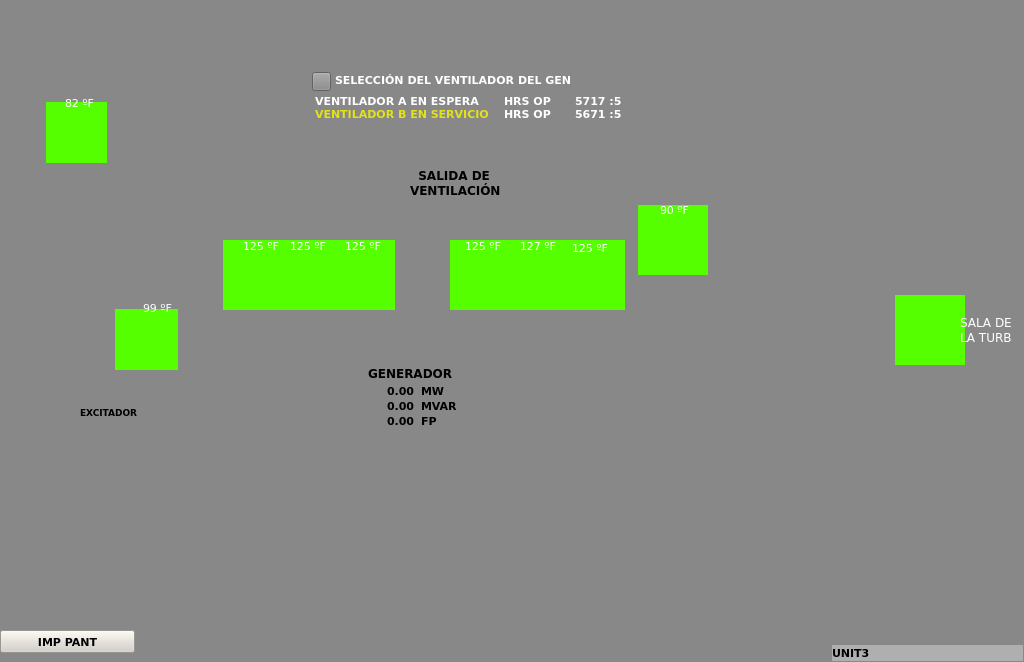
<?xml version="1.0" encoding="UTF-8"?>
<ui version="4.0">
 <class>B11</class>
 <widget class="QWidget" name="B11">
  <property name="geometry">
   <rect>
    <x>0</x>
    <y>0</y>
    <width>1024</width>
    <height>662</height>
   </rect>
  </property>
  <property name="minimumSize">
   <size>
    <width>1024</width>
    <height>662</height>
   </size>
  </property>
  <property name="maximumSize">
   <size>
    <width>1024</width>
    <height>662</height>
   </size>
  </property>
  <property name="windowTitle">
   <string>B11</string>
  </property>
  <property name="styleSheet">
   <string notr="true">background-color: rgb(136, 136, 136);</string>
  </property>
  <widget class="QLabel" name="lbIMGFondo">
   <property name="geometry">
    <rect>
     <x>0</x>
     <y>0</y>
     <width>1024</width>
     <height>662</height>
    </rect>
   </property>
   <property name="text">
    <string/>
   </property>
   <property name="scaledContents">
    <bool>false</bool>
   </property>
  </widget>
  <widget class="AWMultiObject" name="WAgitadorMOT_1">
   <property name="geometry">
    <rect>
     <x>705</x>
     <y>66</y>
     <width>61</width>
     <height>91</height>
    </rect>
   </property>
   <property name="ElementType">
    <enum>AWMultiObject::AGITADOR</enum>
   </property>
   <property name="OffColor">
    <enum>AWMultiObject::Green</enum>
   </property>
  </widget>
  <widget class="AWMultiObject" name="WAgitadorMOT_2">
   <property name="geometry">
    <rect>
     <x>775</x>
     <y>66</y>
     <width>61</width>
     <height>91</height>
    </rect>
   </property>
   <property name="ElementType">
    <enum>AWMultiObject::AGITADOR</enum>
   </property>
   <property name="OffColor">
    <enum>AWMultiObject::Green</enum>
   </property>
  </widget>
  <widget class="AWAnalogicLevel" name="WMarco">
   <property name="geometry">
    <rect>
     <x>305</x>
     <y>70</y>
     <width>331</width>
     <height>58</height>
    </rect>
   </property>
  </widget>
  <widget class="AInstrumentIndicator" name="WIndicatorTE_24">
   <property name="geometry">
    <rect>
     <x>325</x>
     <y>240</y>
     <width>70</width>
     <height>70</height>
    </rect>
   </property>
   <property name="styleSheet">
    <string notr="true">background-color: rgb(85, 255, 0);</string>
   </property>
   <property name="Value">
    <number>2</number>
   </property>
   <property name="Orientation">
    <enum>AWMultEstateWidget::Degree90</enum>
   </property>
   <property name="UpLabel" stdset="0">
    <string>TE</string>
   </property>
   <property name="DownLabel" stdset="0">
    <string>64 24</string>
   </property>
   <property name="LineAngle" stdset="0">
    <double>0.000000000000000</double>
   </property>
  </widget>
  <widget class="AInstrumentIndicator" name="WIndicatorTE_23">
   <property name="geometry">
    <rect>
     <x>450</x>
     <y>240</y>
     <width>70</width>
     <height>70</height>
    </rect>
   </property>
   <property name="styleSheet">
    <string notr="true">background-color: rgb(85, 255, 0);</string>
   </property>
   <property name="Value">
    <number>2</number>
   </property>
   <property name="Orientation">
    <enum>AWMultEstateWidget::Degree90</enum>
   </property>
   <property name="UpLabel" stdset="0">
    <string>TE</string>
   </property>
   <property name="DownLabel" stdset="0">
    <string>64 23</string>
   </property>
   <property name="LineAngle" stdset="0">
    <double>0.000000000000000</double>
   </property>
  </widget>
  <widget class="AInstrumentIndicator" name="WIndicatorTE_22">
   <property name="geometry">
    <rect>
     <x>500</x>
     <y>240</y>
     <width>70</width>
     <height>70</height>
    </rect>
   </property>
   <property name="styleSheet">
    <string notr="true">background-color: rgb(85, 255, 0);</string>
   </property>
   <property name="Value">
    <number>2</number>
   </property>
   <property name="Orientation">
    <enum>AWMultEstateWidget::Degree90</enum>
   </property>
   <property name="UpLabel" stdset="0">
    <string>TE</string>
   </property>
   <property name="DownLabel" stdset="0">
    <string>64 22</string>
   </property>
   <property name="LineAngle" stdset="0">
    <double>0.000000000000000</double>
   </property>
  </widget>
  <widget class="AInstrumentIndicator" name="WIndicatorTE_21">
   <property name="geometry">
    <rect>
     <x>555</x>
     <y>240</y>
     <width>70</width>
     <height>70</height>
    </rect>
   </property>
   <property name="styleSheet">
    <string notr="true">background-color: rgb(85, 255, 0);</string>
   </property>
   <property name="Value">
    <number>2</number>
   </property>
   <property name="Orientation">
    <enum>AWMultEstateWidget::Degree90</enum>
   </property>
   <property name="UpLabel" stdset="0">
    <string>TE</string>
   </property>
   <property name="DownLabel" stdset="0">
    <string>64 21</string>
   </property>
   <property name="LineAngle" stdset="0">
    <double>0.000000000000000</double>
   </property>
  </widget>
  <widget class="AInstrumentIndicator" name="WIndicatorTE_25">
   <property name="geometry">
    <rect>
     <x>274</x>
     <y>240</y>
     <width>70</width>
     <height>70</height>
    </rect>
   </property>
   <property name="styleSheet">
    <string notr="true">background-color: rgb(85, 255, 0);</string>
   </property>
   <property name="Value">
    <number>2</number>
   </property>
   <property name="Orientation">
    <enum>AWMultEstateWidget::Degree90</enum>
   </property>
   <property name="UpLabel" stdset="0">
    <string>TE</string>
   </property>
   <property name="DownLabel" stdset="0">
    <string>64 25</string>
   </property>
   <property name="LineAngle" stdset="0">
    <double>0.000000000000000</double>
   </property>
  </widget>
  <widget class="AInstrumentIndicator" name="WIndicatorTE_26">
   <property name="geometry">
    <rect>
     <x>223</x>
     <y>240</y>
     <width>70</width>
     <height>70</height>
    </rect>
   </property>
   <property name="styleSheet">
    <string notr="true">background-color: rgb(85, 255, 0);</string>
   </property>
   <property name="Value">
    <number>2</number>
   </property>
   <property name="Orientation">
    <enum>AWMultEstateWidget::Degree90</enum>
   </property>
   <property name="UpLabel" stdset="0">
    <string>TE</string>
   </property>
   <property name="DownLabel" stdset="0">
    <string>64 26</string>
   </property>
   <property name="LineAngle" stdset="0">
    <double>0.000000000000000</double>
   </property>
  </widget>
  <widget class="AInstrumentIndicator" name="WIndicatorTE_30">
   <property name="geometry">
    <rect>
     <x>638</x>
     <y>205</y>
     <width>70</width>
     <height>70</height>
    </rect>
   </property>
   <property name="styleSheet">
    <string notr="true">background-color: rgb(85, 255, 0);</string>
   </property>
   <property name="Value">
    <number>2</number>
   </property>
   <property name="Orientation">
    <enum>AWMultEstateWidget::Degree180</enum>
   </property>
   <property name="UpLabel" stdset="0">
    <string>TE</string>
   </property>
   <property name="DownLabel" stdset="0">
    <string>64 30</string>
   </property>
   <property name="LineAngle" stdset="0">
    <double>0.000000000000000</double>
   </property>
  </widget>
  <widget class="AInstrumentIndicator" name="WIndicadorMOT_13">
   <property name="geometry">
    <rect>
     <x>640</x>
     <y>75</y>
     <width>71</width>
     <height>61</height>
    </rect>
   </property>
   <property name="Value">
    <number>3</number>
   </property>
   <property name="UpLabel" stdset="0">
    <string>MOT</string>
   </property>
   <property name="DownLabel" stdset="0">
    <string>64 13</string>
   </property>
  </widget>
  <widget class="AInstrumentIndicator" name="WIndicadorMOT_16">
   <property name="geometry">
    <rect>
     <x>825</x>
     <y>74</y>
     <width>71</width>
     <height>61</height>
    </rect>
   </property>
   <property name="Value">
    <number>3</number>
   </property>
   <property name="Orientation">
    <enum>AWMultEstateWidget::Degree180</enum>
   </property>
   <property name="UpLabel" stdset="0">
    <string>MOT</string>
   </property>
   <property name="DownLabel" stdset="0">
    <string>64 16</string>
   </property>
  </widget>
  <widget class="AInstrumentIndicator" name="WIndicadorFSL_10">
   <property name="geometry">
    <rect>
     <x>825</x>
     <y>118</y>
     <width>71</width>
     <height>61</height>
    </rect>
   </property>
   <property name="Value">
    <number>2</number>
   </property>
   <property name="Orientation">
    <enum>AWMultEstateWidget::Degree180</enum>
   </property>
   <property name="UpLabel" stdset="0">
    <string>FSL</string>
   </property>
   <property name="DownLabel" stdset="0">
    <string>64 10</string>
   </property>
  </widget>
  <widget class="AInstrumentIndicator" name="WIndicadorFSL_09">
   <property name="geometry">
    <rect>
     <x>640</x>
     <y>118</y>
     <width>71</width>
     <height>61</height>
    </rect>
   </property>
   <property name="Value">
    <number>2</number>
   </property>
   <property name="Orientation">
    <enum>AWMultEstateWidget::Degree0</enum>
   </property>
   <property name="UpLabel" stdset="0">
    <string>FSL</string>
   </property>
   <property name="DownLabel" stdset="0">
    <string>6409</string>
   </property>
  </widget>
  <widget class="QPushButton" name="btnVenGEN">
   <property name="geometry">
    <rect>
     <x>312</x>
     <y>72</y>
     <width>19</width>
     <height>19</height>
    </rect>
   </property>
   <property name="text">
    <string/>
   </property>
  </widget>
  <widget class="QLabel" name="lbVenGEN">
   <property name="geometry">
    <rect>
     <x>335</x>
     <y>72</y>
     <width>270</width>
     <height>17</height>
    </rect>
   </property>
   <property name="font">
    <font>
     <family>Verdana</family>
     <pointsize>8</pointsize>
     <weight>75</weight>
     <bold>true</bold>
    </font>
   </property>
   <property name="styleSheet">
    <string notr="true">color: rgb(255, 255, 255);
background-color: rgba(255, 255, 255, 0);</string>
   </property>
   <property name="text">
    <string>&lt;!DOCTYPE HTML PUBLIC &quot;-//W3C//DTD HTML 4.0//EN&quot; &quot;http://www.w3.org/TR/REC-html40/strict.dtd&quot;&gt;
&lt;html&gt;&lt;head&gt;&lt;meta name=&quot;qrichtext&quot; content=&quot;1&quot; /&gt;&lt;style type=&quot;text/css&quot;&gt;
p, li { white-space: pre-wrap; }
&lt;/style&gt;&lt;/head&gt;&lt;body style=&quot; font-family:'Verdana'; font-size:8pt; font-weight:600; font-style:normal;&quot;&gt;
&lt;p style=&quot; margin-top:0px; margin-bottom:0px; margin-left:0px; margin-right:0px; -qt-block-indent:0; text-indent:0px;&quot;&gt;&lt;span style=&quot; color:#ffffff;&quot;&gt;SELECCIÓN DEL VENTILADOR DEL GEN&lt;/span&gt;&lt;/p&gt;&lt;/body&gt;&lt;/html&gt;</string>
   </property>
  </widget>
  <widget class="QLabel" name="lbVenESP_1">
   <property name="geometry">
    <rect>
     <x>315</x>
     <y>93</y>
     <width>175</width>
     <height>17</height>
    </rect>
   </property>
   <property name="font">
    <font>
     <family>Verdana</family>
     <pointsize>8</pointsize>
     <weight>75</weight>
     <bold>true</bold>
    </font>
   </property>
   <property name="styleSheet">
    <string notr="true">color: rgba(0, 0, 0, 0);
background-color: rgba(255, 255, 255, 0);</string>
   </property>
   <property name="text">
    <string>&lt;!DOCTYPE HTML PUBLIC &quot;-//W3C//DTD HTML 4.0//EN&quot; &quot;http://www.w3.org/TR/REC-html40/strict.dtd&quot;&gt;
&lt;html&gt;&lt;head&gt;&lt;meta name=&quot;qrichtext&quot; content=&quot;1&quot; /&gt;&lt;style type=&quot;text/css&quot;&gt;
p, li { white-space: pre-wrap; }
&lt;/style&gt;&lt;/head&gt;&lt;body style=&quot; font-family:'Verdana'; font-size:8pt; font-weight:600; font-style:normal;&quot;&gt;
&lt;p style=&quot; margin-top:0px; margin-bottom:0px; margin-left:0px; margin-right:0px; -qt-block-indent:0; text-indent:0px;&quot;&gt;&lt;span style=&quot; color:#ffffff;&quot;&gt;VENTILADOR A EN ESPERA&lt;/span&gt;&lt;/p&gt;&lt;/body&gt;&lt;/html&gt;</string>
   </property>
  </widget>
  <widget class="QLabel" name="lbVenSER_1">
   <property name="geometry">
    <rect>
     <x>315</x>
     <y>106</y>
     <width>181</width>
     <height>17</height>
    </rect>
   </property>
   <property name="font">
    <font>
     <family>Verdana</family>
     <pointsize>8</pointsize>
     <weight>75</weight>
     <bold>true</bold>
    </font>
   </property>
   <property name="styleSheet">
    <string notr="true">background-color: rgba(255, 255, 255, 0);</string>
   </property>
   <property name="text">
    <string>&lt;!DOCTYPE HTML PUBLIC &quot;-//W3C//DTD HTML 4.0//EN&quot; &quot;http://www.w3.org/TR/REC-html40/strict.dtd&quot;&gt;
&lt;html&gt;&lt;head&gt;&lt;meta name=&quot;qrichtext&quot; content=&quot;1&quot; /&gt;&lt;style type=&quot;text/css&quot;&gt;
p, li { white-space: pre-wrap; }
&lt;/style&gt;&lt;/head&gt;&lt;body style=&quot; font-family:'Verdana'; font-size:8pt; font-weight:600; font-style:normal;&quot;&gt;
&lt;p style=&quot; margin-top:0px; margin-bottom:0px; margin-left:0px; margin-right:0px; -qt-block-indent:0; text-indent:0px;&quot;&gt;&lt;span style=&quot; color:#e2e21a;&quot;&gt;VENTILADOR B EN SERVICIO&lt;/span&gt;&lt;/p&gt;&lt;/body&gt;&lt;/html&gt;</string>
   </property>
  </widget>
  <widget class="QLabel" name="lbVen_1">
   <property name="geometry">
    <rect>
     <x>504</x>
     <y>93</y>
     <width>50</width>
     <height>17</height>
    </rect>
   </property>
   <property name="font">
    <font>
     <family>Verdana</family>
     <pointsize>8</pointsize>
     <weight>75</weight>
     <bold>true</bold>
    </font>
   </property>
   <property name="styleSheet">
    <string notr="true">background-color: rgba(255, 255, 255, 0);</string>
   </property>
   <property name="text">
    <string>&lt;!DOCTYPE HTML PUBLIC &quot;-//W3C//DTD HTML 4.0//EN&quot; &quot;http://www.w3.org/TR/REC-html40/strict.dtd&quot;&gt;
&lt;html&gt;&lt;head&gt;&lt;meta name=&quot;qrichtext&quot; content=&quot;1&quot; /&gt;&lt;style type=&quot;text/css&quot;&gt;
p, li { white-space: pre-wrap; }
&lt;/style&gt;&lt;/head&gt;&lt;body style=&quot; font-family:'Verdana'; font-size:8pt; font-weight:600; font-style:normal;&quot;&gt;
&lt;p style=&quot; margin-top:0px; margin-bottom:0px; margin-left:0px; margin-right:0px; -qt-block-indent:0; text-indent:0px;&quot;&gt;&lt;span style=&quot; color:#ffffff;&quot;&gt;HRS OP&lt;/span&gt;&lt;/p&gt;&lt;/body&gt;&lt;/html&gt;</string>
   </property>
  </widget>
  <widget class="QLabel" name="lbSER_1">
   <property name="geometry">
    <rect>
     <x>504</x>
     <y>106</y>
     <width>50</width>
     <height>17</height>
    </rect>
   </property>
   <property name="font">
    <font>
     <family>Verdana</family>
     <pointsize>8</pointsize>
     <weight>75</weight>
     <bold>true</bold>
    </font>
   </property>
   <property name="styleSheet">
    <string notr="true">background-color: rgba(255, 255, 255, 0);</string>
   </property>
   <property name="text">
    <string>&lt;!DOCTYPE HTML PUBLIC &quot;-//W3C//DTD HTML 4.0//EN&quot; &quot;http://www.w3.org/TR/REC-html40/strict.dtd&quot;&gt;
&lt;html&gt;&lt;head&gt;&lt;meta name=&quot;qrichtext&quot; content=&quot;1&quot; /&gt;&lt;style type=&quot;text/css&quot;&gt;
p, li { white-space: pre-wrap; }
&lt;/style&gt;&lt;/head&gt;&lt;body style=&quot; font-family:'Verdana'; font-size:8pt; font-weight:600; font-style:normal;&quot;&gt;
&lt;p style=&quot; margin-top:0px; margin-bottom:0px; margin-left:0px; margin-right:0px; -qt-block-indent:0; text-indent:0px;&quot;&gt;&lt;span style=&quot; color:#ffffff;&quot;&gt;HRS OP&lt;/span&gt;&lt;/p&gt;&lt;/body&gt;&lt;/html&gt;</string>
   </property>
  </widget>
  <widget class="QLabel" name="lbVenU_2">
   <property name="geometry">
    <rect>
     <x>575</x>
     <y>93</y>
     <width>50</width>
     <height>17</height>
    </rect>
   </property>
   <property name="font">
    <font>
     <family>Verdana</family>
     <pointsize>8</pointsize>
     <weight>75</weight>
     <bold>true</bold>
    </font>
   </property>
   <property name="styleSheet">
    <string notr="true">background-color: rgba(255, 255, 255, 0);</string>
   </property>
   <property name="text">
    <string>&lt;!DOCTYPE HTML PUBLIC &quot;-//W3C//DTD HTML 4.0//EN&quot; &quot;http://www.w3.org/TR/REC-html40/strict.dtd&quot;&gt;
&lt;html&gt;&lt;head&gt;&lt;meta name=&quot;qrichtext&quot; content=&quot;1&quot; /&gt;&lt;style type=&quot;text/css&quot;&gt;
p, li { white-space: pre-wrap; }
&lt;/style&gt;&lt;/head&gt;&lt;body style=&quot; font-family:'Verdana'; font-size:8pt; font-weight:600; font-style:normal;&quot;&gt;
&lt;p style=&quot; margin-top:0px; margin-bottom:0px; margin-left:0px; margin-right:0px; -qt-block-indent:0; text-indent:0px;&quot;&gt;&lt;span style=&quot; color:#ffffff;&quot;&gt;5717 :5&lt;/span&gt;&lt;/p&gt;&lt;/body&gt;&lt;/html&gt;</string>
   </property>
  </widget>
  <widget class="QLabel" name="lbSERU_1">
   <property name="geometry">
    <rect>
     <x>575</x>
     <y>106</y>
     <width>55</width>
     <height>17</height>
    </rect>
   </property>
   <property name="font">
    <font>
     <family>Verdana</family>
     <pointsize>8</pointsize>
     <weight>75</weight>
     <bold>true</bold>
    </font>
   </property>
   <property name="styleSheet">
    <string notr="true">background-color: rgba(255, 255, 255, 0);</string>
   </property>
   <property name="text">
    <string>&lt;!DOCTYPE HTML PUBLIC &quot;-//W3C//DTD HTML 4.0//EN&quot; &quot;http://www.w3.org/TR/REC-html40/strict.dtd&quot;&gt;
&lt;html&gt;&lt;head&gt;&lt;meta name=&quot;qrichtext&quot; content=&quot;1&quot; /&gt;&lt;style type=&quot;text/css&quot;&gt;
p, li { white-space: pre-wrap; }
&lt;/style&gt;&lt;/head&gt;&lt;body style=&quot; font-family:'Verdana'; font-size:8pt; font-weight:600; font-style:normal;&quot;&gt;
&lt;p style=&quot; margin-top:0px; margin-bottom:0px; margin-left:0px; margin-right:0px; -qt-block-indent:0; text-indent:0px;&quot;&gt;&lt;span style=&quot; color:#ffffff;&quot;&gt;5671 :5&lt;/span&gt;&lt;/p&gt;&lt;/body&gt;&lt;/html&gt;</string>
   </property>
  </widget>
  <widget class="AInstrumentIndicator" name="WIndicatorPDSL_07">
   <property name="geometry">
    <rect>
     <x>895</x>
     <y>295</y>
     <width>70</width>
     <height>70</height>
    </rect>
   </property>
   <property name="styleSheet">
    <string notr="true">background-color: rgb(85, 255, 0);</string>
   </property>
   <property name="Value">
    <number>2</number>
   </property>
   <property name="Orientation">
    <enum>AWMultEstateWidget::Degree180</enum>
   </property>
   <property name="UpLabel" stdset="0">
    <string>PDSL</string>
   </property>
   <property name="DownLabel" stdset="0">
    <string>64 07</string>
   </property>
   <property name="LineAngle" stdset="0">
    <double>0.000000000000000</double>
   </property>
  </widget>
  <widget class="AInstrumentIndicator" name="WIndicadorHE_50">
   <property name="geometry">
    <rect>
     <x>670</x>
     <y>500</y>
     <width>71</width>
     <height>61</height>
    </rect>
   </property>
   <property name="Value">
    <number>3</number>
   </property>
   <property name="Orientation">
    <enum>AWMultEstateWidget::Degree180</enum>
   </property>
   <property name="UpLabel" stdset="0">
    <string>HE</string>
   </property>
   <property name="DownLabel" stdset="0">
    <string>64050</string>
   </property>
  </widget>
  <widget class="AInstrumentIndicator" name="WIndicadorHE_3">
   <property name="geometry">
    <rect>
     <x>935</x>
     <y>502</y>
     <width>71</width>
     <height>61</height>
    </rect>
   </property>
   <property name="Value">
    <number>3</number>
   </property>
   <property name="Orientation">
    <enum>AWMultEstateWidget::Degree180</enum>
   </property>
   <property name="UpLabel" stdset="0">
    <string>HE</string>
   </property>
   <property name="DownLabel" stdset="0">
    <string>6892/3</string>
   </property>
  </widget>
  <widget class="AInstrumentIndicator" name="WIndicatorTE_31">
   <property name="geometry">
    <rect>
     <x>115</x>
     <y>309</y>
     <width>63</width>
     <height>61</height>
    </rect>
   </property>
   <property name="styleSheet">
    <string notr="true">background-color: rgb(85, 255, 0);</string>
   </property>
   <property name="Value">
    <number>2</number>
   </property>
   <property name="Orientation">
    <enum>AWMultEstateWidget::Degree0</enum>
   </property>
   <property name="UpLabel" stdset="0">
    <string>TE</string>
   </property>
   <property name="DownLabel" stdset="0">
    <string>6431</string>
   </property>
   <property name="LineAngle" stdset="0">
    <double>0.000000000000000</double>
   </property>
  </widget>
  <widget class="AInstrumentIndicator" name="WIndicadorHE_51">
   <property name="geometry">
    <rect>
     <x>18</x>
     <y>403</y>
     <width>71</width>
     <height>61</height>
    </rect>
   </property>
   <property name="Value">
    <number>3</number>
   </property>
   <property name="UpLabel" stdset="0">
    <string>HE</string>
   </property>
   <property name="DownLabel" stdset="0">
    <string>64051</string>
   </property>
  </widget>
  <widget class="AInstrumentIndicator" name="WIndicatorTE_2">
   <property name="geometry">
    <rect>
     <x>46</x>
     <y>102</y>
     <width>61</width>
     <height>61</height>
    </rect>
   </property>
   <property name="styleSheet">
    <string notr="true">background-color: rgb(85, 255, 0);</string>
   </property>
   <property name="Value">
    <number>2</number>
   </property>
   <property name="Orientation">
    <enum>AWMultEstateWidget::Degree90</enum>
   </property>
   <property name="UpLabel" stdset="0">
    <string>TE</string>
   </property>
   <property name="DownLabel" stdset="0">
    <string>6402</string>
   </property>
   <property name="LineAngle" stdset="0">
    <double>0.000000000000000</double>
   </property>
  </widget>
  <widget class="QLabel" name="lbGen_1">
   <property name="geometry">
    <rect>
     <x>387</x>
     <y>383</y>
     <width>31</width>
     <height>16</height>
    </rect>
   </property>
   <property name="font">
    <font>
     <family>Verdana</family>
     <pointsize>8</pointsize>
     <weight>75</weight>
     <bold>true</bold>
    </font>
   </property>
   <property name="styleSheet">
    <string notr="true">background-color: rgb(221, 221, 221,0);</string>
   </property>
   <property name="text">
    <string>0.00</string>
   </property>
  </widget>
  <widget class="QLabel" name="lbGenT">
   <property name="geometry">
    <rect>
     <x>368</x>
     <y>365</y>
     <width>91</width>
     <height>16</height>
    </rect>
   </property>
   <property name="font">
    <font>
     <family>Verdana</family>
     <pointsize>9</pointsize>
     <weight>75</weight>
     <bold>true</bold>
    </font>
   </property>
   <property name="styleSheet">
    <string notr="true">background-color: rgb(221, 221, 0,0);</string>
   </property>
   <property name="text">
    <string>GENERADOR</string>
   </property>
  </widget>
  <widget class="QLabel" name="lbGen_2">
   <property name="geometry">
    <rect>
     <x>387</x>
     <y>398</y>
     <width>31</width>
     <height>16</height>
    </rect>
   </property>
   <property name="font">
    <font>
     <family>Verdana</family>
     <pointsize>8</pointsize>
     <weight>75</weight>
     <bold>true</bold>
    </font>
   </property>
   <property name="styleSheet">
    <string notr="true">background-color: rgb(221, 221, 221,0);</string>
   </property>
   <property name="text">
    <string>0.00</string>
   </property>
  </widget>
  <widget class="QLabel" name="lbGen_3">
   <property name="geometry">
    <rect>
     <x>387</x>
     <y>413</y>
     <width>31</width>
     <height>16</height>
    </rect>
   </property>
   <property name="font">
    <font>
     <family>Verdana</family>
     <pointsize>8</pointsize>
     <weight>75</weight>
     <bold>true</bold>
    </font>
   </property>
   <property name="styleSheet">
    <string notr="true">background-color: rgb(221, 221, 221,0);</string>
   </property>
   <property name="text">
    <string>0.00</string>
   </property>
  </widget>
  <widget class="QLabel" name="lbGenU_1">
   <property name="geometry">
    <rect>
     <x>421</x>
     <y>383</y>
     <width>31</width>
     <height>16</height>
    </rect>
   </property>
   <property name="font">
    <font>
     <family>Verdana</family>
     <pointsize>8</pointsize>
     <weight>75</weight>
     <bold>true</bold>
    </font>
   </property>
   <property name="styleSheet">
    <string notr="true">background-color: rgb(221, 221, 221,0);</string>
   </property>
   <property name="text">
    <string>MW</string>
   </property>
  </widget>
  <widget class="QLabel" name="lbGenU_2">
   <property name="geometry">
    <rect>
     <x>421</x>
     <y>398</y>
     <width>41</width>
     <height>16</height>
    </rect>
   </property>
   <property name="font">
    <font>
     <family>Verdana</family>
     <pointsize>8</pointsize>
     <weight>75</weight>
     <bold>true</bold>
    </font>
   </property>
   <property name="styleSheet">
    <string notr="true">background-color: rgb(221, 221, 221,0);</string>
   </property>
   <property name="text">
    <string>MVAR</string>
   </property>
  </widget>
  <widget class="QLabel" name="lbGenU_3">
   <property name="geometry">
    <rect>
     <x>421</x>
     <y>413</y>
     <width>31</width>
     <height>16</height>
    </rect>
   </property>
   <property name="font">
    <font>
     <family>Verdana</family>
     <pointsize>8</pointsize>
     <weight>75</weight>
     <bold>true</bold>
    </font>
   </property>
   <property name="styleSheet">
    <string notr="true">background-color: rgb(221, 221, 221,0);</string>
   </property>
   <property name="text">
    <string>FP</string>
   </property>
  </widget>
  <widget class="AWMultiObject" name="WResorte">
   <property name="geometry">
    <rect>
     <x>562</x>
     <y>500</y>
     <width>81</width>
     <height>61</height>
    </rect>
   </property>
   <property name="ElementType">
    <enum>AWMultiObject::SPRING</enum>
   </property>
  </widget>
  <widget class="AWMultiObject" name="WResorte_2">
   <property name="geometry">
    <rect>
     <x>98</x>
     <y>424</y>
     <width>30</width>
     <height>21</height>
    </rect>
   </property>
   <property name="ElementType">
    <enum>AWMultiObject::SPRING</enum>
   </property>
  </widget>
  <widget class="QLabel" name="lbGenT_2">
   <property name="geometry">
    <rect>
     <x>410</x>
     <y>168</y>
     <width>101</width>
     <height>31</height>
    </rect>
   </property>
   <property name="font">
    <font>
     <family>Verdana</family>
     <pointsize>9</pointsize>
     <weight>75</weight>
     <bold>true</bold>
    </font>
   </property>
   <property name="styleSheet">
    <string notr="true">background-color: rgb(221, 221, 221);
background-color: rgba(255, 255, 255, 0);</string>
   </property>
   <property name="text">
    <string>&lt;!DOCTYPE HTML PUBLIC &quot;-//W3C//DTD HTML 4.0//EN&quot; &quot;http://www.w3.org/TR/REC-html40/strict.dtd&quot;&gt;
&lt;html&gt;&lt;head&gt;&lt;meta name=&quot;qrichtext&quot; content=&quot;1&quot; /&gt;&lt;style type=&quot;text/css&quot;&gt;
p, li { white-space: pre-wrap; }
&lt;/style&gt;&lt;/head&gt;&lt;body style=&quot; font-family:'Verdana'; font-size:9pt; font-weight:600; font-style:normal;&quot;&gt;
&lt;p style=&quot; margin-top:0px; margin-bottom:0px; margin-left:0px; margin-right:0px; -qt-block-indent:0; text-indent:0px;&quot;&gt;  SALIDA DE &lt;/p&gt;
&lt;p style=&quot; margin-top:0px; margin-bottom:0px; margin-left:0px; margin-right:0px; -qt-block-indent:0; text-indent:0px;&quot;&gt;VENTILACIÓN&lt;/p&gt;&lt;/body&gt;&lt;/html&gt;</string>
   </property>
  </widget>
  <widget class="AWMultiObject" name="WResorte_3">
   <property name="geometry">
    <rect>
     <x>824</x>
     <y>505</y>
     <width>101</width>
     <height>51</height>
    </rect>
   </property>
   <property name="ElementType">
    <enum>AWMultiObject::SPRING</enum>
   </property>
  </widget>
  <widget class="QLabel" name="lbTem_1">
   <property name="geometry">
    <rect>
     <x>143</x>
     <y>300</y>
     <width>31</width>
     <height>16</height>
    </rect>
   </property>
   <property name="font">
    <font>
     <family>Verdana</family>
     <pointsize>8</pointsize>
    </font>
   </property>
   <property name="styleSheet">
    <string notr="true">background-color: rgba(255, 255, 255, 0);</string>
   </property>
   <property name="text">
    <string>&lt;!DOCTYPE HTML PUBLIC &quot;-//W3C//DTD HTML 4.0//EN&quot; &quot;http://www.w3.org/TR/REC-html40/strict.dtd&quot;&gt;
&lt;html&gt;&lt;head&gt;&lt;meta name=&quot;qrichtext&quot; content=&quot;1&quot; /&gt;&lt;style type=&quot;text/css&quot;&gt;
p, li { white-space: pre-wrap; }
&lt;/style&gt;&lt;/head&gt;&lt;body style=&quot; font-family:'Verdana'; font-size:8pt; font-weight:400; font-style:normal;&quot;&gt;
&lt;p style=&quot; margin-top:0px; margin-bottom:0px; margin-left:0px; margin-right:0px; -qt-block-indent:0; text-indent:0px;&quot;&gt;&lt;span style=&quot; color:#ffffff;&quot;&gt;99 ºF&lt;/span&gt;&lt;/p&gt;&lt;/body&gt;&lt;/html&gt;</string>
   </property>
  </widget>
  <widget class="QLabel" name="lbTem_2">
   <property name="geometry">
    <rect>
     <x>243</x>
     <y>238</y>
     <width>41</width>
     <height>16</height>
    </rect>
   </property>
   <property name="font">
    <font>
     <family>Verdana</family>
     <pointsize>8</pointsize>
    </font>
   </property>
   <property name="styleSheet">
    <string notr="true">background-color: rgba(255, 255, 255, 0);</string>
   </property>
   <property name="text">
    <string>&lt;!DOCTYPE HTML PUBLIC &quot;-//W3C//DTD HTML 4.0//EN&quot; &quot;http://www.w3.org/TR/REC-html40/strict.dtd&quot;&gt;
&lt;html&gt;&lt;head&gt;&lt;meta name=&quot;qrichtext&quot; content=&quot;1&quot; /&gt;&lt;style type=&quot;text/css&quot;&gt;
p, li { white-space: pre-wrap; }
&lt;/style&gt;&lt;/head&gt;&lt;body style=&quot; font-family:'Verdana'; font-size:8pt; font-weight:400; font-style:normal;&quot;&gt;
&lt;p style=&quot; margin-top:0px; margin-bottom:0px; margin-left:0px; margin-right:0px; -qt-block-indent:0; text-indent:0px;&quot;&gt;&lt;span style=&quot; color:#ffffff;&quot;&gt;125 ºF&lt;/span&gt;&lt;/p&gt;&lt;/body&gt;&lt;/html&gt;</string>
   </property>
  </widget>
  <widget class="QLabel" name="lbTem_3">
   <property name="geometry">
    <rect>
     <x>290</x>
     <y>238</y>
     <width>41</width>
     <height>16</height>
    </rect>
   </property>
   <property name="font">
    <font>
     <family>Verdana</family>
     <pointsize>8</pointsize>
    </font>
   </property>
   <property name="styleSheet">
    <string notr="true">background-color: rgba(255, 255, 255, 0);</string>
   </property>
   <property name="text">
    <string>&lt;!DOCTYPE HTML PUBLIC &quot;-//W3C//DTD HTML 4.0//EN&quot; &quot;http://www.w3.org/TR/REC-html40/strict.dtd&quot;&gt;
&lt;html&gt;&lt;head&gt;&lt;meta name=&quot;qrichtext&quot; content=&quot;1&quot; /&gt;&lt;style type=&quot;text/css&quot;&gt;
p, li { white-space: pre-wrap; }
&lt;/style&gt;&lt;/head&gt;&lt;body style=&quot; font-family:'Verdana'; font-size:8pt; font-weight:400; font-style:normal;&quot;&gt;
&lt;p style=&quot; margin-top:0px; margin-bottom:0px; margin-left:0px; margin-right:0px; -qt-block-indent:0; text-indent:0px;&quot;&gt;&lt;span style=&quot; color:#ffffff;&quot;&gt;125 ºF&lt;/span&gt;&lt;/p&gt;&lt;/body&gt;&lt;/html&gt;</string>
   </property>
  </widget>
  <widget class="QLabel" name="lbTem_4">
   <property name="geometry">
    <rect>
     <x>345</x>
     <y>238</y>
     <width>41</width>
     <height>16</height>
    </rect>
   </property>
   <property name="font">
    <font>
     <family>Verdana</family>
     <pointsize>8</pointsize>
    </font>
   </property>
   <property name="styleSheet">
    <string notr="true">background-color: rgba(255, 255, 255, 0);</string>
   </property>
   <property name="text">
    <string>&lt;!DOCTYPE HTML PUBLIC &quot;-//W3C//DTD HTML 4.0//EN&quot; &quot;http://www.w3.org/TR/REC-html40/strict.dtd&quot;&gt;
&lt;html&gt;&lt;head&gt;&lt;meta name=&quot;qrichtext&quot; content=&quot;1&quot; /&gt;&lt;style type=&quot;text/css&quot;&gt;
p, li { white-space: pre-wrap; }
&lt;/style&gt;&lt;/head&gt;&lt;body style=&quot; font-family:'Verdana'; font-size:8pt; font-weight:400; font-style:normal;&quot;&gt;
&lt;p style=&quot; margin-top:0px; margin-bottom:0px; margin-left:0px; margin-right:0px; -qt-block-indent:0; text-indent:0px;&quot;&gt;&lt;span style=&quot; color:#ffffff;&quot;&gt;125 ºF&lt;/span&gt;&lt;/p&gt;&lt;/body&gt;&lt;/html&gt;</string>
   </property>
  </widget>
  <widget class="QLabel" name="lbTem_5">
   <property name="geometry">
    <rect>
     <x>465</x>
     <y>238</y>
     <width>41</width>
     <height>16</height>
    </rect>
   </property>
   <property name="font">
    <font>
     <family>Verdana</family>
     <pointsize>8</pointsize>
    </font>
   </property>
   <property name="styleSheet">
    <string notr="true">background-color: rgba(255, 255, 255, 0);</string>
   </property>
   <property name="text">
    <string>&lt;!DOCTYPE HTML PUBLIC &quot;-//W3C//DTD HTML 4.0//EN&quot; &quot;http://www.w3.org/TR/REC-html40/strict.dtd&quot;&gt;
&lt;html&gt;&lt;head&gt;&lt;meta name=&quot;qrichtext&quot; content=&quot;1&quot; /&gt;&lt;style type=&quot;text/css&quot;&gt;
p, li { white-space: pre-wrap; }
&lt;/style&gt;&lt;/head&gt;&lt;body style=&quot; font-family:'Verdana'; font-size:8pt; font-weight:400; font-style:normal;&quot;&gt;
&lt;p style=&quot; margin-top:0px; margin-bottom:0px; margin-left:0px; margin-right:0px; -qt-block-indent:0; text-indent:0px;&quot;&gt;&lt;span style=&quot; color:#ffffff;&quot;&gt;125 ºF&lt;/span&gt;&lt;/p&gt;&lt;/body&gt;&lt;/html&gt;</string>
   </property>
  </widget>
  <widget class="QLabel" name="lbTem_6">
   <property name="geometry">
    <rect>
     <x>520</x>
     <y>238</y>
     <width>41</width>
     <height>16</height>
    </rect>
   </property>
   <property name="font">
    <font>
     <family>Verdana</family>
     <pointsize>8</pointsize>
    </font>
   </property>
   <property name="styleSheet">
    <string notr="true">background-color: rgba(255, 255, 255, 0);</string>
   </property>
   <property name="text">
    <string>&lt;!DOCTYPE HTML PUBLIC &quot;-//W3C//DTD HTML 4.0//EN&quot; &quot;http://www.w3.org/TR/REC-html40/strict.dtd&quot;&gt;
&lt;html&gt;&lt;head&gt;&lt;meta name=&quot;qrichtext&quot; content=&quot;1&quot; /&gt;&lt;style type=&quot;text/css&quot;&gt;
p, li { white-space: pre-wrap; }
&lt;/style&gt;&lt;/head&gt;&lt;body style=&quot; font-family:'Verdana'; font-size:8pt; font-weight:400; font-style:normal;&quot;&gt;
&lt;p style=&quot; margin-top:0px; margin-bottom:0px; margin-left:0px; margin-right:0px; -qt-block-indent:0; text-indent:0px;&quot;&gt;&lt;span style=&quot; color:#ffffff;&quot;&gt;127 ºF&lt;/span&gt;&lt;/p&gt;&lt;/body&gt;&lt;/html&gt;</string>
   </property>
  </widget>
  <widget class="QLabel" name="lbTem_7">
   <property name="geometry">
    <rect>
     <x>572</x>
     <y>240</y>
     <width>41</width>
     <height>16</height>
    </rect>
   </property>
   <property name="font">
    <font>
     <family>Verdana</family>
     <pointsize>8</pointsize>
    </font>
   </property>
   <property name="styleSheet">
    <string notr="true">background-color: rgba(255, 255, 255, 0);</string>
   </property>
   <property name="text">
    <string>&lt;!DOCTYPE HTML PUBLIC &quot;-//W3C//DTD HTML 4.0//EN&quot; &quot;http://www.w3.org/TR/REC-html40/strict.dtd&quot;&gt;
&lt;html&gt;&lt;head&gt;&lt;meta name=&quot;qrichtext&quot; content=&quot;1&quot; /&gt;&lt;style type=&quot;text/css&quot;&gt;
p, li { white-space: pre-wrap; }
&lt;/style&gt;&lt;/head&gt;&lt;body style=&quot; font-family:'Verdana'; font-size:8pt; font-weight:400; font-style:normal;&quot;&gt;
&lt;p style=&quot; margin-top:0px; margin-bottom:0px; margin-left:0px; margin-right:0px; -qt-block-indent:0; text-indent:0px;&quot;&gt;&lt;span style=&quot; color:#ffffff;&quot;&gt;125 ºF&lt;/span&gt;&lt;/p&gt;&lt;/body&gt;&lt;/html&gt;</string>
   </property>
  </widget>
  <widget class="QLabel" name="lbTem_8">
   <property name="geometry">
    <rect>
     <x>660</x>
     <y>202</y>
     <width>31</width>
     <height>16</height>
    </rect>
   </property>
   <property name="font">
    <font>
     <family>Verdana</family>
     <pointsize>8</pointsize>
    </font>
   </property>
   <property name="styleSheet">
    <string notr="true">background-color: rgba(255, 255, 255, 0);</string>
   </property>
   <property name="text">
    <string>&lt;!DOCTYPE HTML PUBLIC &quot;-//W3C//DTD HTML 4.0//EN&quot; &quot;http://www.w3.org/TR/REC-html40/strict.dtd&quot;&gt;
&lt;html&gt;&lt;head&gt;&lt;meta name=&quot;qrichtext&quot; content=&quot;1&quot; /&gt;&lt;style type=&quot;text/css&quot;&gt;
p, li { white-space: pre-wrap; }
&lt;/style&gt;&lt;/head&gt;&lt;body style=&quot; font-family:'Verdana'; font-size:8pt; font-weight:400; font-style:normal;&quot;&gt;
&lt;p style=&quot; margin-top:0px; margin-bottom:0px; margin-left:0px; margin-right:0px; -qt-block-indent:0; text-indent:0px;&quot;&gt;&lt;span style=&quot; color:#ffffff;&quot;&gt;90 ºF&lt;/span&gt;&lt;/p&gt;&lt;/body&gt;&lt;/html&gt;</string>
   </property>
  </widget>
  <widget class="QLabel" name="lbTem_9">
   <property name="geometry">
    <rect>
     <x>65</x>
     <y>95</y>
     <width>31</width>
     <height>16</height>
    </rect>
   </property>
   <property name="font">
    <font>
     <family>Verdana</family>
     <pointsize>8</pointsize>
    </font>
   </property>
   <property name="styleSheet">
    <string notr="true">background-color: rgba(255, 255, 255, 0);</string>
   </property>
   <property name="text">
    <string>&lt;!DOCTYPE HTML PUBLIC &quot;-//W3C//DTD HTML 4.0//EN&quot; &quot;http://www.w3.org/TR/REC-html40/strict.dtd&quot;&gt;
&lt;html&gt;&lt;head&gt;&lt;meta name=&quot;qrichtext&quot; content=&quot;1&quot; /&gt;&lt;style type=&quot;text/css&quot;&gt;
p, li { white-space: pre-wrap; }
&lt;/style&gt;&lt;/head&gt;&lt;body style=&quot; font-family:'Verdana'; font-size:8pt; font-weight:400; font-style:normal;&quot;&gt;
&lt;p style=&quot; margin-top:0px; margin-bottom:0px; margin-left:0px; margin-right:0px; -qt-block-indent:0; text-indent:0px;&quot;&gt;&lt;span style=&quot; color:#ffffff;&quot;&gt;82 ºF&lt;/span&gt;&lt;/p&gt;&lt;/body&gt;&lt;/html&gt;</string>
   </property>
  </widget>
  <widget class="QLabel" name="lbTem_10">
   <property name="geometry">
    <rect>
     <x>960</x>
     <y>300</y>
     <width>81</width>
     <height>61</height>
    </rect>
   </property>
   <property name="font">
    <font>
     <family>Verdana</family>
     <pointsize>8</pointsize>
    </font>
   </property>
   <property name="styleSheet">
    <string notr="true">background-color: rgba(255, 255, 255, 0);</string>
   </property>
   <property name="text">
    <string>&lt;!DOCTYPE HTML PUBLIC &quot;-//W3C//DTD HTML 4.0//EN&quot; &quot;http://www.w3.org/TR/REC-html40/strict.dtd&quot;&gt;
&lt;html&gt;&lt;head&gt;&lt;meta name=&quot;qrichtext&quot; content=&quot;1&quot; /&gt;&lt;style type=&quot;text/css&quot;&gt;
p, li { white-space: pre-wrap; }
&lt;/style&gt;&lt;/head&gt;&lt;body style=&quot; font-family:'Verdana'; font-size:8pt; font-weight:400; font-style:normal;&quot;&gt;
&lt;p style=&quot; margin-top:0px; margin-bottom:0px; margin-left:0px; margin-right:0px; -qt-block-indent:0; text-indent:0px;&quot;&gt;&lt;span style=&quot; font-size:9pt; color:#ffffff;&quot;&gt;SALA DE&lt;/span&gt;&lt;/p&gt;
&lt;p style=&quot; margin-top:0px; margin-bottom:0px; margin-left:0px; margin-right:0px; -qt-block-indent:0; text-indent:0px;&quot;&gt;&lt;span style=&quot; font-size:9pt; color:#ffffff;&quot;&gt;LA TURB&lt;/span&gt;&lt;/p&gt;&lt;/body&gt;&lt;/html&gt;</string>
   </property>
  </widget>
  <widget class="QPushButton" name="btnImpPANT">
   <property name="geometry">
    <rect>
     <x>0</x>
     <y>630</y>
     <width>135</width>
     <height>23</height>
    </rect>
   </property>
   <property name="font">
    <font>
     <family>Verdana</family>
     <pointsize>8</pointsize>
     <weight>75</weight>
     <bold>true</bold>
    </font>
   </property>
   <property name="styleSheet">
    <string notr="true">background-color: rgb(212, 208, 200);</string>
   </property>
   <property name="text">
    <string>IMP PANT</string>
   </property>
  </widget>
  <widget class="QLabel" name="lbUniT3">
   <property name="geometry">
    <rect>
     <x>832</x>
     <y>645</y>
     <width>191</width>
     <height>16</height>
    </rect>
   </property>
   <property name="font">
    <font>
     <family>Verdana</family>
     <pointsize>8</pointsize>
     <weight>75</weight>
     <bold>true</bold>
    </font>
   </property>
   <property name="styleSheet">
    <string notr="true">background-color: rgb(175, 175, 175);</string>
   </property>
   <property name="text">
    <string>UNIT3</string>
   </property>
  </widget>
  <widget class="QLabel" name="lbGenT_3">
   <property name="geometry">
    <rect>
     <x>80</x>
     <y>405</y>
     <width>65</width>
     <height>16</height>
    </rect>
   </property>
   <property name="font">
    <font>
     <family>Verdana</family>
     <pointsize>7</pointsize>
     <weight>75</weight>
     <bold>true</bold>
    </font>
   </property>
   <property name="styleSheet">
    <string notr="true">background-color: rgb(221, 221, 0,0);</string>
   </property>
   <property name="text">
    <string>EXCITADOR</string>
   </property>
  </widget>
 </widget>
 <layoutdefault spacing="6" margin="11"/>
 <customwidgets>
  <customwidget>
   <class>AInstrumentIndicator</class>
   <extends>AWidget</extends>
   <header>ainstrumentindicator.h</header>
  </customwidget>
  <customwidget>
   <class>AWMultiObject</class>
   <extends>AWidget</extends>
   <header>awmultiobject.h</header>
  </customwidget>
  <customwidget>
   <class>AWAnalogicLevel</class>
   <extends>AWidget</extends>
   <header>awanalogiclevel.h</header>
  </customwidget>
  <customwidget>
   <class>AWidget</class>
   <extends>QWidget</extends>
   <header>awidget.h</header>
  </customwidget>
 </customwidgets>
 <resources/>
 <connections/>
</ui>
